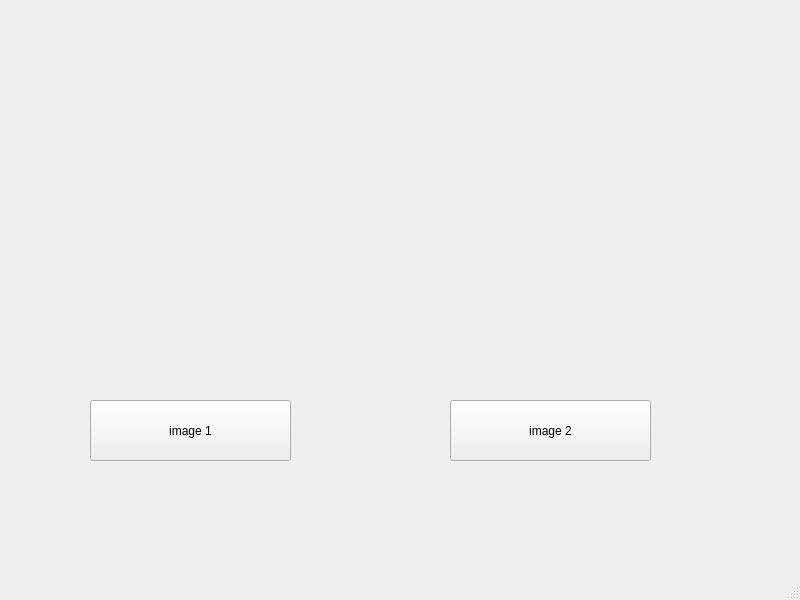
<?xml version="1.0" encoding="UTF-8"?>
<ui version="4.0">
 <class>MainWindow</class>
 <widget class="QMainWindow" name="MainWindow">
  <property name="geometry">
   <rect>
    <x>0</x>
    <y>0</y>
    <width>800</width>
    <height>600</height>
   </rect>
  </property>
  <property name="windowTitle">
   <string>MainWindow</string>
  </property>
  <widget class="QWidget" name="centralwidget">
   <widget class="QLabel" name="photo">
    <property name="geometry">
     <rect>
      <x>240</x>
      <y>30</y>
      <width>331</width>
      <height>301</height>
     </rect>
    </property>
    <property name="text">
     <string/>
    </property>
    <property name="pixmap">
     <pixmap>../../../../../chris.hobbies/photo-editing/fella.png</pixmap>
    </property>
    <property name="scaledContents">
     <bool>true</bool>
    </property>
   </widget>
   <widget class="QPushButton" name="pushButton">
    <property name="geometry">
     <rect>
      <x>90</x>
      <y>400</y>
      <width>201</width>
      <height>61</height>
     </rect>
    </property>
    <property name="text">
     <string>image 1</string>
    </property>
   </widget>
   <widget class="QPushButton" name="pushButton_2">
    <property name="geometry">
     <rect>
      <x>450</x>
      <y>400</y>
      <width>201</width>
      <height>61</height>
     </rect>
    </property>
    <property name="text">
     <string>image 2</string>
    </property>
   </widget>
  </widget>
  <widget class="QMenuBar" name="menubar">
   <property name="geometry">
    <rect>
     <x>0</x>
     <y>0</y>
     <width>800</width>
     <height>21</height>
    </rect>
   </property>
  </widget>
  <widget class="QStatusBar" name="statusbar"/>
 </widget>
 <resources/>
 <connections/>
</ui>
